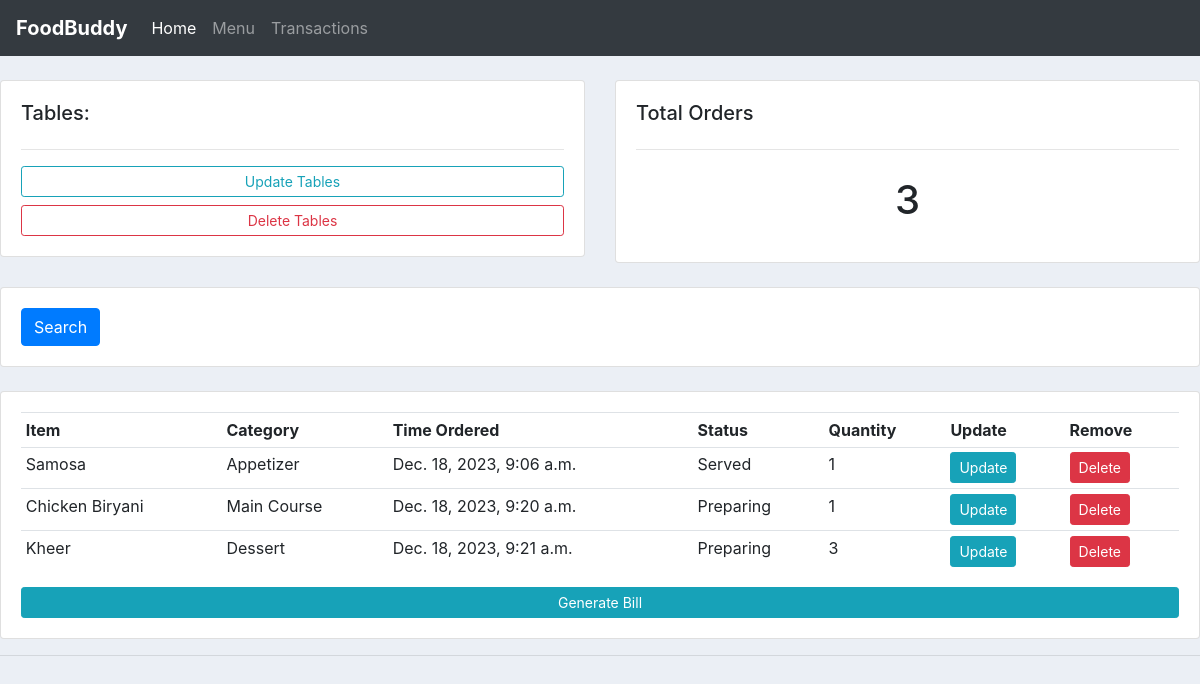
/tables/1/, run on the app's committed database.
### restaurant/models.py (models this page shows, shortened)
class Order(models.Model):
    STATUS_CHOICES = [
        ('Preparing', 'Preparing'),
        ('Served', 'Served'),
    ]
    table = models.ForeignKey(Table, on_delete=models.SET_NULL, null=True, blank=True)
    order_date = models.DateTimeField(auto_now_add=True)
    meal = models.ForeignKey(Menu, on_delete=models.CASCADE, null=True)
    quantity = models.IntegerField(default=1)
    item_price = models.DecimalField(max_digits=5, decimal_places=2, blank=True, null=True)
    status = models.CharField(max_length=20, choices=STATUS_CHOICES)

class Menu(models.Model):
    CATEGORY_CHOICES = [
        ('Appetizer', 'Appetizer'),
        ('Main Course', 'Main Course'),
        ('Dessert', 'Dessert'),
        ('Beverage', 'Beverage'),
    ]
    meal_name = models.CharField(max_length=255)
    meal_price = models.DecimalField(max_digits=5, decimal_places=2)
    category = models.CharField(max_length=20, choices=CATEGORY_CHOICES)

### restaurant/views.py (the view)
# urls.py: path('tables/<str:pk_test>/',views.tables, name = "tables"),
def tables(request, pk_test):
    table = Table.objects.get(id=pk_test)
    orders = table.order_set.all()
    order_count = orders.count()
    context = {'table':table,'orders':orders,'order_count':order_count}
    return render(request,"restaurant/tables.html",context)

### restaurant/templates/restaurant/tables.html
{% extends 'restaurant/main.html' %}
{% block content %}
<br>
<div class="row">
	<div class="col-md">
		<div class="card card-body">
			<h5>Tables:</h5>
			<hr>
			<a class="btn btn-outline-info  btn-sm btn-block" href="{% url 'update_table' table.id %}">Update Tables</a>
			<a class="btn btn-outline-danger  btn-sm btn-block" href="">Delete Tables</a>
		</div>
	</div>
	<div class="col-md">
		<div class="card card-body">
			<h5>Total Orders</h5>
			<hr>
			<h1 style="text-align: center;padding: 10px">{{order_count}}</h1>
		</div>
	</div>
</div>
<br>
<div class="row">
	<div class="col">
		<div class="card card-body">
			<form method="get">
		    <button class="btn btn-primary" type="submit">Search</button>
		  </form>
		</div>
	</div>
</div>
<br>
<div class="row">
	<div class="col-md">
		<div class="card card-body">
			<table class="table table-sm">
				<tr>
					<th>Item</th>
					<th>Category</th>
					<th>Time Ordered</th>
					<th>Status</th>
					<th>Quantity</th>
					<th>Update</th>
					<th>Remove</th>
				</tr>
				{% for order in orders %}
				<tr>
					<td>{{order.meal.meal_name}}</td>
					<td>{{order.meal.category}}</td>
					<td>{{order.order_date}}</td>
					<td>{{order.status}}</td>
					<td>{{order.quantity}}</td>
					<td><a class = "btn btn-sm btn-info" href="{% url 'update_order' order.id %}">Update</a></td>
                    <td><a class = "btn btn-sm btn-danger" href="{% url 'delete_order' order.id %}">Delete</a></td>
				</tr>
				{% endfor %}
			</table>
			<a class = "btn btn-sm btn-info" href="{% url 'bill' table.id %}">Generate Bill</a>
		</div>
	</div>
</div>
{% endblock content %}

### restaurant/templates/restaurant/main.html (style rules this page uses)
body { background-color: #ebeff5; }

### data on the page
Order: meal.meal_name "Samosa", meal.category "Appetizer", order_date "Dec. 18, 2023, 9:06 a.m.", status "Served", quantity "1"
Order: meal.meal_name "Chicken Biryani", meal.category "Main Course", order_date "Dec. 18, 2023, 9:20 a.m.", status "Preparing", quantity "1"
Order: meal.meal_name "Kheer", meal.category "Dessert", order_date "Dec. 18, 2023, 9:21 a.m.", status "Preparing", quantity "3"

### other printed values
{{ order_count }} "3"
